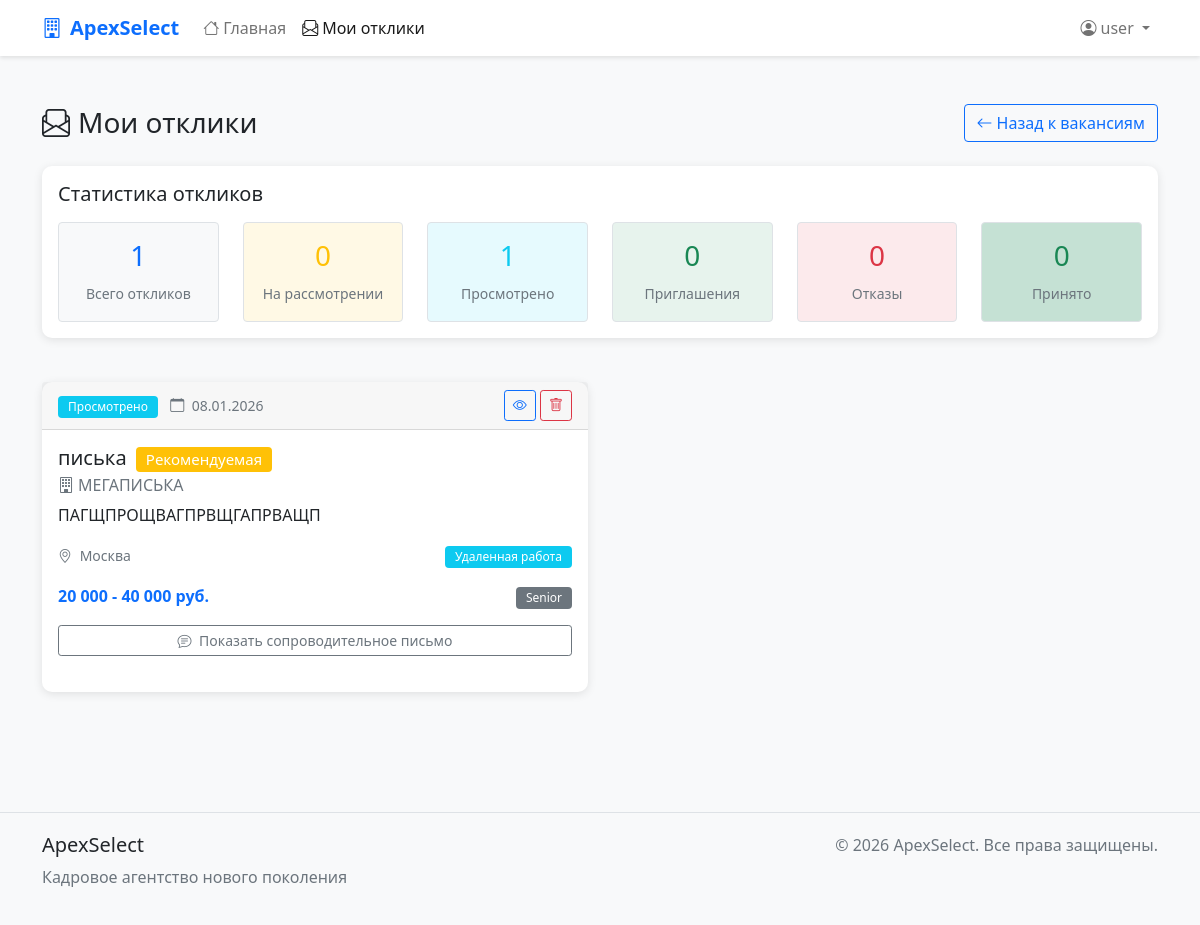
Page /my-responses/ (signed in) on the earlier database version.
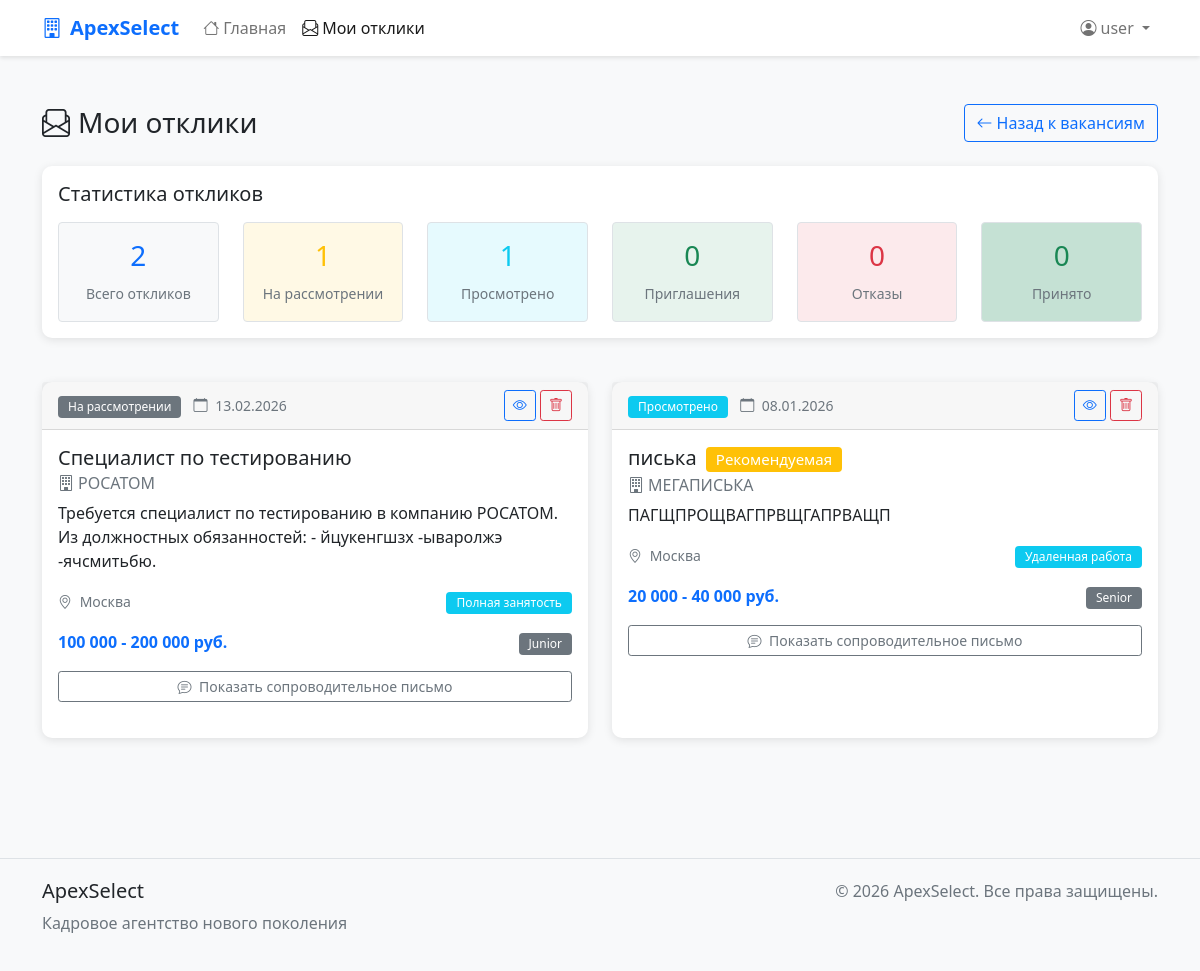
Same page on the later database version.
### apexSelect/models.py (models this page shows, shortened)
class Vacancy(models.Model):
    STATUS_CHOICES = [
        ('draft', _('Черновик')),
        ('published', _('Опубликована')),
        ('closed', _('Закрыта')),
        ('archived', _('В архиве')),
    ]
    EMPLOYMENT_TYPE_CHOICES = [
        ('full_time', _('Полная занятость')),
        ('part_time', _('Частичная занятость')),
        ('remote', _('Удаленная работа')),
        ('freelance', _('Фриланс')),
        ('internship', _('Стажировка')),
    ]
    EXPERIENCE_CHOICES = [
        ('no_experience', _('Без опыта')),
        ('junior', _('Junior')),
        ('middle', _('Middle')),
        ('senior', _('Senior')),
        ('lead', _('Lead')),
    ]
    title = models.CharField(_('Название вакансии'), max_length=200)
    company = models.CharField(_('Компания'), max_length=200)
    location = models.CharField(_('Локация'), max_length=200, default='Москва')
    short_description = models.TextField(_('Краткое описание'), max_length=500)
    full_description = models.TextField(_('Полное описание'))
    requirements = models.TextField(_('Требования'))
    responsibilities = models.TextField(_('Обязанности'))
    benefits = models.TextField(_('Условия и бонусы'), blank=True)
    salary_min = models.IntegerField(_('Зарплата от'), null=True, blank=True)
    salary_max = models.IntegerField(_('Зарплата до'), null=True, blank=True)
    currency = models.CharField(_('Валюта'), max_length=10, default='руб.')
    employment_type = models.CharField(
        _('Тип занятости'),
        max_length=20,
        choices=EMPLOYMENT_TYPE_CHOICES,
        default='full_time'
    )
    experience = models.CharField(
        _('Требуемый опыт'),
        max_length=20,
        choices=EXPERIENCE_CHOICES,
        default='no_experience'
    )
    technologies = models.CharField(_('Технологии'), max_length=500, blank=True,
                                    help_text=_('Укажите технологии через запятую'))
    status = models.CharField(
        _('Статус'),
        max_length=20,
        choices=STATUS_CHOICES,
        default='draft'
    )
    created_by = models.ForeignKey(
        settings.AUTH_USER_MODEL,  # Это ссылка на CustomUser из настроек
        on_delete=models.SET_NULL,
        null=True,
        blank=True,
        related_name='vacancies',
        verbose_name=_('Создатель')
    )
    published_at = models.DateTimeField(_('Дата публикации'), null=True, blank=True)
    expires_at = models.DateTimeField(_('Действует до'), null=True, blank=True)
    created_at = models.DateTimeField(_('Дата создания'), auto_now_add=True)
    updated_at = models.DateTimeField(_('Дата обновления'), auto_now=True)
    is_featured = models.BooleanField(_('Рекомендуемая'), default=False)
    is_remote = models.BooleanField(_('Удаленная работа'), default=False)
    is_relocation = models.BooleanField(_('Релокация'), default=False)
    is_active = models.BooleanField(_('Активна'), default=True)
    response_count = models.IntegerField(_('Количество откликов'), default=0)
    class Meta:
        verbose_name = _('Вакансия')
        verbose_name_plural = _('Вакансии')
        ordering = ['-created_at']
    def get_salary_display(self):
        if self.salary_min and self.salary_max:
            return f"{self.salary_min:,} - {self.salary_max:,} {self.currency}".replace(',', ' ')
        elif self.salary_min:
            return f"от {self.salary_min:,} {self.currency}".replace(',', ' ')
        elif self.salary_max:
            return f"до {self.salary_max:,} {self.currency}".replace(',', ' ')
        return _('По договоренности')

class VacancyResponse(models.Model):
    STATUS_CHOICES = [
        ('pending', _('На рассмотрении')),
        ('viewed', _('Просмотрено')),
        ('invited', _('Приглашение на собеседование')),
        ('rejected', _('Отказ')),
        ('accepted', _('Принято')),
    ]
    vacancy = models.ForeignKey(
        Vacancy,
        on_delete=models.CASCADE,
        related_name='responses',
        verbose_name=_('Вакансия')
    )
    user = models.ForeignKey(
        settings.AUTH_USER_MODEL,
        on_delete=models.CASCADE,
        related_name='vacancy_responses',
        verbose_name=_('Пользователь')
    )
    cover_letter = models.TextField(
        _('Сопроводительное письмо'),
        max_length=2000,
        blank=True,
        help_text=_('Расскажите, почему вы подходите для этой вакансии')
    )
    status = models.CharField(
        _('Статус отклика'),
        max_length=20,
        choices=STATUS_CHOICES,
        default='pending'
    )
    created_at = models.DateTimeField(_('Дата отклика'), auto_now_add=True)
    updated_at = models.DateTimeField(_('Дата обновления'), auto_now=True)
    admin_notes = models.TextField(
        _('Заметки администратора'),
        blank=True,
        help_text=_('Внутренние заметки по отклику')
    )
    class Meta:
        verbose_name = _('Отклик на вакансию')
        verbose_name_plural = _('Отклики на вакансии')
        ordering = ['-created_at']
        unique_together = ['vacancy', 'user']  # Один пользователь может откликнуться на вакансию только один раз

### apexSelect/views.py (the view)
# urls.py: path('my-responses/', views.my_responses_view, name='my_responses'),
@login_required
def my_responses_view(request):
    response_vacancies = Vacancy.objects.filter(
        responses__user=request.user
    ).distinct().order_by('-responses__created_at')
    user_responses = VacancyResponse.objects.filter(
        user=request.user
    ).select_related('vacancy')
    vacancies_with_responses = []
    for vacancy in response_vacancies:
        response = user_responses.filter(vacancy=vacancy).first()
        if response:
            vacancies_with_responses.append({
                'vacancy': vacancy,
                'response': response,
                'response_id': response.id,
                'status': response.status,
                'status_display': response.get_status_display(),
                'status_color': response.get_status_color(),
                'recruiter_status': response.recruiter_status,
                'recruiter_status_display': response.get_recruiter_status_display(),
                'recruiter_status_color': response.get_recruiter_status_color(),
                'cover_letter': response.cover_letter,
                'created_at': response.created_at,
            })
    pending_count = user_responses.filter(status='pending').count()
    viewed_count = user_responses.filter(status='viewed').count()
    invited_count = user_responses.filter(status='invited').count()
    rejected_count = user_responses.filter(status='rejected').count()
    accepted_count = user_responses.filter(status='accepted').count()
    total_count = len(vacancies_with_responses)
    return render(request, 'vacancies/my_responses.html', {
        'vacancies_with_responses': vacancies_with_responses,
        'total_count': total_count,
        'pending_count': pending_count,
        'viewed_count': viewed_count,
        'invited_count': invited_count,
        'rejected_count': rejected_count,
        'accepted_count': accepted_count,
    })

### apexSelect/models.py (called while the page is built)
    def get_status_color(self):
        colors = {
            'pending': 'secondary',
            'viewed': 'info',
            'invited': 'success',
            'rejected': 'danger',
            'accepted': 'success',
        }
        return colors.get(self.status, 'secondary')

    def get_recruiter_status_color(self):
        colors = {
            'new': 'info',
            'screening': 'primary',
            'interview': 'warning',
            'technical': 'warning',
            'offer': 'success',
            'hired': 'success',
            'rejected': 'danger',
            'no_response': 'secondary',
        }
        return colors.get(self.recruiter_status, 'secondary')

### apexSelect/templates/vacancies/my_responses.html (shortened to what the changed rows need)
{% extends 'base.html' %}
{% load static %}
{% block content %}
<div class="container py-5">
    <div class="row">
        <div class="col-lg-12">
            <div class="d-flex justify-content-between align-items-center mb-4">
                <h1 class="h3 mb-0">
                    <i class="bi bi-envelope-paper me-2"></i>Мои отклики
                </h1>
            </div>
            <div class="row mb-4">
                <div class="col-12">
                    <div class="card">
                        <div class="card-body">
                            <div class="row text-center">
                                <div class="col">
                                    <div class="border rounded p-3 bg-light">
                                        <h3 class="text-primary">{{ total_count }}</h3>
                                        <small class="text-muted">Всего откликов</small>
                                    </div>
                                </div>
                                <div class="col">
                                    <div class="border rounded p-3 bg-warning bg-opacity-10">
                                        <h3 class="text-warning">{{ pending_count }}</h3>
                                        <small class="text-muted">На рассмотрении</small>
                                    </div>
                                </div>
                            </div>
                        </div>
                    </div>
                </div>
            </div>
            {% if vacancies_with_responses %}
                <div class="row">
                    {% for item in vacancies_with_responses %}
                    <div class="col-lg-6 mb-4">
                        <div class="card h-100">
                            <div class="card-header d-flex justify-content-between align-items-center">
                                <div>
                                    <span class="badge bg-{{ item.status_color }} me-2">
                                        {{ item.status_display }}
                                    </span>
                                    <small class="text-muted">
                                        <i class="bi bi-calendar me-1"></i>
                                        {{ item.created_at|date:"d.m.Y" }}
                                    </small>
                                </div>
                                <div>
                                    <a href="{% url 'vacancy_detail' item.vacancy.id %}"
                                       class="btn btn-sm btn-outline-primary">
                                        <i class="bi bi-eye"></i>
                                    </a>
                                    <button type="button"
                                            class="btn btn-sm btn-outline-danger"
                                            data-bs-toggle="modal"
                                            data-bs-target="#deleteModal{{ item.response_id }}">
                                        <i class="bi bi-trash"></i>
                                    </button>
                                </div>
                            </div>
                            <div class="card-body">
                                <h5 class="card-title">
                                    <a href="{% url 'vacancy_detail' item.vacancy.id %}"
                                       class="text-decoration-none text-dark">
                                        {{ item.vacancy.title }}
                                    </a>
                                    {% if item.vacancy.is_featured %}
                                        <span class="badge bg-warning ms-1">Рекомендуемая</span>
                                    {% endif %}
                                </h5>
                                <h6 class="card-subtitle mb-2 text-muted">
                                    <i class="bi bi-building me-1"></i>{{ item.vacancy.company }}
                                </h6>
                                <p class="card-text">{{ item.vacancy.short_description|truncatechars:150 }}</p>
                                <div class="row mb-3">
                                    <div class="col-6">
                                        <small class="text-muted">
                                            <i class="bi bi-geo-alt me-1"></i>
                                            {{ item.vacancy.location }}
                                        </small>
                                    </div>
                                    <div class="col-6 text-end">
                                        <span class="badge bg-info">
                                            {{ item.vacancy.get_employment_type_display }}
                                        </span>
                                    </div>
                                </div>
                                <div class="d-flex justify-content-between align-items-center">
                                    <div>
                                        <strong class="text-primary">
                                            {{ item.vacancy.get_salary_display }}
                                        </strong>
                                    </div>
                                    <div>
                                        <span class="badge bg-secondary">
                                            {{ item.vacancy.get_experience_display }}
                                        </span>
                                    </div>
                                </div>
                                {% if item.cover_letter %}
                                <div class="mt-3">
                                    <a class="btn btn-sm btn-outline-secondary w-100"
                                       data-bs-toggle="collapse"
                                       href="#coverLetter{{ item.response_id }}"
                                       role="button">
                                        <i class="bi bi-chat-text me-1"></i>
                                        Показать сопроводительное письмо
                                    </a>
                                </div>
                                {% endif %}
                            </div>
                        </div>
                    </div>
                    {% endfor %}
                </div>
            {% endif %}
        </div>
    </div>
</div>
{% endblock %}

Differences in the rows shown:
added Vacancy: status_display "На рассмотрении", created_at "13.02.2026", vacancy "Специалист по тестированию", vacancy.company "РОСАТОМ", vacancy.short_description "Требуется специалист по тестированию в компанию РОСАТОМ. Из должностных обязанностей: - йцукенгшзх -ываролжэ -ячсмитьбю.", vacancy.location "Москва", vacancy.employment_type "Полная занятость", vacancy.salary "100 000 - 200 000 руб.", vacancy.experience "Junior"
Other differences:
{{ total_count }}: "1" → "2"
{{ pending_count }}: "0" → "1"
